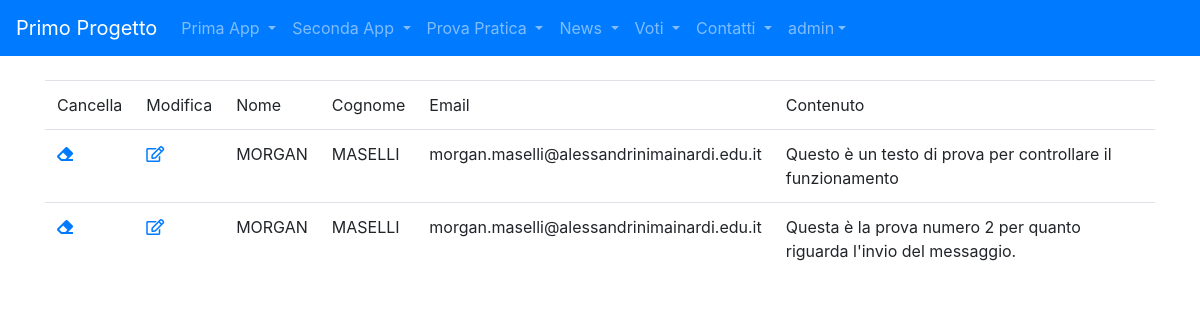
The page /contatti/lista_contatti/ (signed in) on the database its author committed.
### contatti/models.py (models this page shows)
class Contatto(models.Model) :
    nome = models. CharField(max_length=100)
    cognome = models. CharField(max_length=100)
    email = models. EmailField(max_length=200)
    contenuto = models. TextField( )

### contatti/views.py (the view)
# urls.py: path('lista_contatti/', lista_contatti, name='lista_contatti'),
def lista_contatti(request):
    contatti = Contatto.objects.all()
    context = {"contatti": contatti,}
    return render(request, 'contatti/lista_contatti.html', context)

### contatti/templates/contatti/lista_contatti.html (shortened to what this page needs)
{% extends 'base.html' %}
{%block content%}
    <table class="table table-responsive">
        <tr>
            {% if request.user.is_authenticated%}
                <td>Cancella</td>
                <td>Modifica</td>
            {% endif%}
            <td>Nome</td>
            <td>Cognome</td>
            <td>Email</td>
            <td>Contenuto</td>
        </tr>
        {%for c in contatti %}
            <tr>
                {% if request.user.is_authenticated %}
                    <td><a href={% url 'contatti:elimina_contatto' c.pk %} ><i class="fas fa-eraser"></i></a> </td>
                    <td><a href={% url 'contatti:modifica_contatto' c.pk %} ><i class="far fa-edit"></i></a> </td>
                {% endif%}
                <td>{{c.nome}}</td>
                <td>{{c.cognome}}</td>
                <td>{{c.email}}</td>
                <td>{{c.contenuto}}</td>
            </tr>
        {%endfor%}
    </table>
{%endblock content%}

### templates/base.html (shortened to what this page needs)
<!DOCTYPE html>
{%load static%}
<html lang="en">
<head>
    <link rel="stylesheet" href="https://cdnjs.cloudflare.com/ajax/libs/font-awesome/5.15.4/css/all.min.css">
    <link rel="stylesheet" href="https://cdn.jsdelivr.net/npm/bootstrap@4.5.3/dist/css/bootstrap.min.css">
</head>
<body>
    <nav class="navbar navbar-expand-lg navbar-dark bg-primary">
        <a class="navbar-brand" href="/">Primo Progetto</a>
        <div class="collapse navbar-collapse" id="navbarSupportedContent">
            <ul class="navbar-nav mr-auto">
                <li class="nav-item dropdown">
                    <a class="nav-link dropdown-toggle" href="#" id="navbarDropdown" role="button" data-toggle="dropdown" aria-haspopup="true" aria-expanded="false">
                    Prima App
                    </a>
                </li>
                <li class="nav-item dropdown">
                    <a class="nav-link dropdown-toggle" href="#" id="navbarDropdown" role="button" data-toggle="dropdown" aria-haspopup="true" aria-expanded="false">
                    Seconda App
                    </a>
                </li>
                <li class="nav-item dropdown">
                    <a class="nav-link dropdown-toggle" href="#" id="navbarDropdown" role="button" data-toggle="dropdown" aria-haspopup="true" aria-expanded="false">
                    Prova Pratica
                    </a>
                </li>
                <li class="nav-item dropdown">
                    <a class="nav-link dropdown-toggle" href="#" id="navbarDropdown" role="button" data-toggle="dropdown" aria-haspopup="true" aria-expanded="false">
                    News
                    </a>
                </li>
                <li class="nav-item dropdown">
                    <a class="nav-link dropdown-toggle" href="#" id="navbarDropdown" role="button" data-toggle="dropdown" aria-haspopup="true" aria-expanded="false">
                    Voti
                    </a>
                </li>
                <li class="nav-item dropdown">
                    <a class="nav-link dropdown-toggle" href="#" id="navbarDropdown" role="button" data-toggle="dropdown" aria-haspopup="true" aria-expanded="false">
                    Contatti
                    </a>
                </li>
                {% if request.user.is_authenticated %}
                <li class="nav-item dropdown">
                    <a class="nav-link dropdown-toggle" href="#" id="navbarDropdown" role="button"
                    data-toggle="dropdown" aria-haspopup="true" aria-expanded="false">
                    {{ request.user.username }}</a>
                </li>
                {% endif %}
            </ul>
        </div>
    </nav>
    <div class="container my-4">
        {% block content %}{%endblock content%}
    </div>
</body>
</html>

### rows shown on the page
Contatto: nome "MORGAN", cognome "MASELLI", email "morgan.maselli@alessandrinimainardi.edu.it", contenuto "Questo è un testo di prova per controllare il funzionamento"
Contatto: nome "MORGAN", cognome "MASELLI", email "morgan.maselli@alessandrinimainardi.edu.it", contenuto "Questa è la prova numero 2 per quanto riguarda l'invio del messaggio."

### other values the page prints
{{ request.user.username }} "admin"
